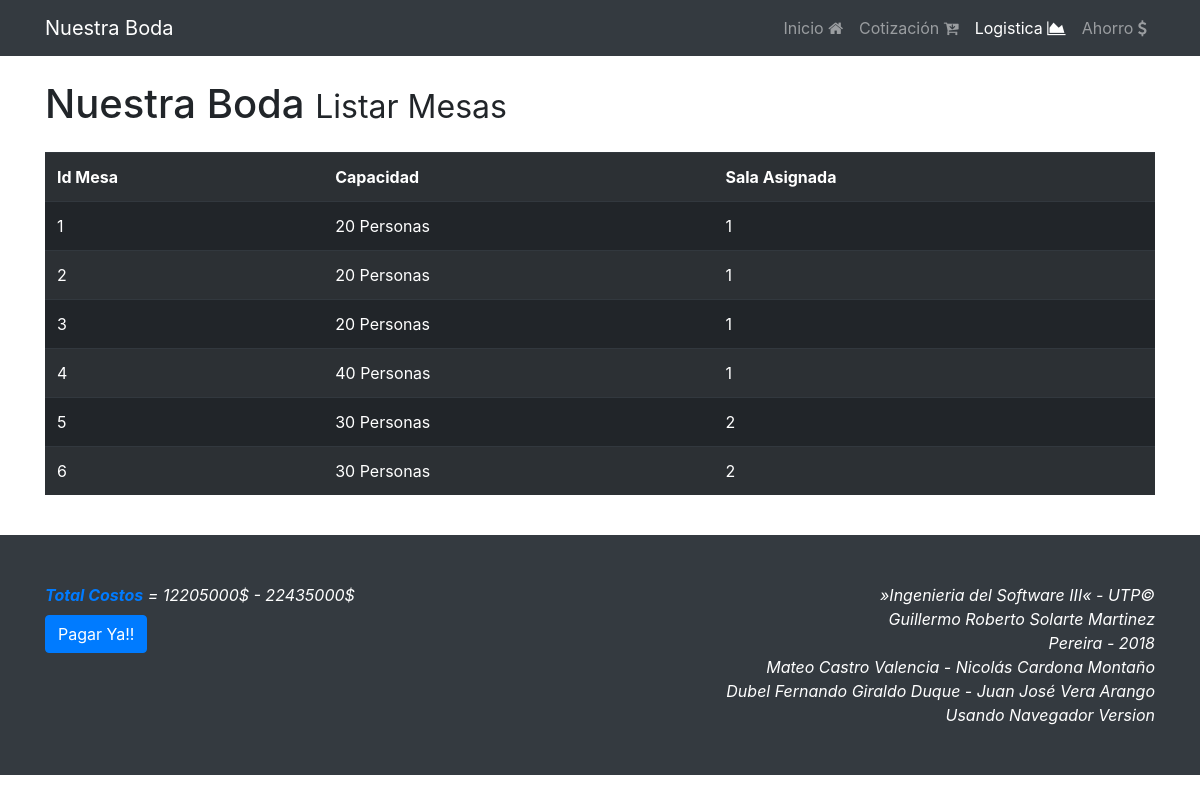
Page /logistica/listar_mesas on the committed database.
### app/models.py (models this page shows, shortened)
class Sala(models.Model):
	id = models.CharField(max_length=20, primary_key=True)
	capacidad = models.IntegerField()

### app/views.py (the view)
# urls.py: path('logistica/listar_mesas', views.listar_mesas, name='listar_mesas'),
def listar_mesas(request):
	bodas = Boda.objects.all()
	if bodas:
		boda = Boda.objects.all()[0]
		costos = "{}$ - {}$".format(boda.costo_bajo, boda.costo_alto)
	else:
		costos = "No hay registro de boda"
	salas = Sala.objects.all()
	lista = []
	mesas = []
	for sala in salas:
		lista = list(Mesa.objects.all().filter(sala=sala))
		for l in lista:
			mesa = {}
			mesa["id"] = l.id
			mesa["capacidad"] = l.capacidad
			mesa["sala"] = sala
			mesas.append(mesa)
	mode = True
	if not len(mesas):
		msg = "No hay Mesas para listar"
		mode = False
	else:
		msg = ""
	context = {
		'costos' : costos,
		'mesas' : mesas,
		'mode' : mode,
		'msg' : msg
	}
	return render(request, 'listar_mesas.html', context)

### app/templates/listar_mesas.html (shortened to what this page needs)
{% extends "base.html" %}
{% load static %}
{% block active_log %}<li class="nav-item active">{% endblock %}
{% block jumbotrom %}Listar Mesas{% endblock %}
{% block container %}
{% if mode %}
	<table style="width:100%" class="table table-striped table-dark table-hover">
  	<tr>
	    <th>Id Mesa</th>
	    <th>Capacidad</th>
	    <th>Sala Asignada</th>
  	</tr>
	{% for mesa in mesas %}
	<tr>
	    <td>{{mesa.id}}</td>
	    <td>{{mesa.capacidad}} Personas</td>
	    <td>{{mesa.sala.id}}</td>
	</tr>
	{% endfor %}
	</table>
{% endif %}
{% endblock %}
{% block costos %}{{costos}}{% endblock %}

### static/css/2-col-portfolio.css (style rules this page uses)
body { padding-top: 54px; }
@media (min-width: 992px) { body { padding-top: 56px; } }

### rows in the picture
Sala: id "1", capacidad "20", sala.id "1", id "2", id "3", id "4", capacidad "40"
Sala: id "5", capacidad "30", sala.id "2", id "6"

### other values in the picture
{{ costos }} "12205000$ - 22435000$"
